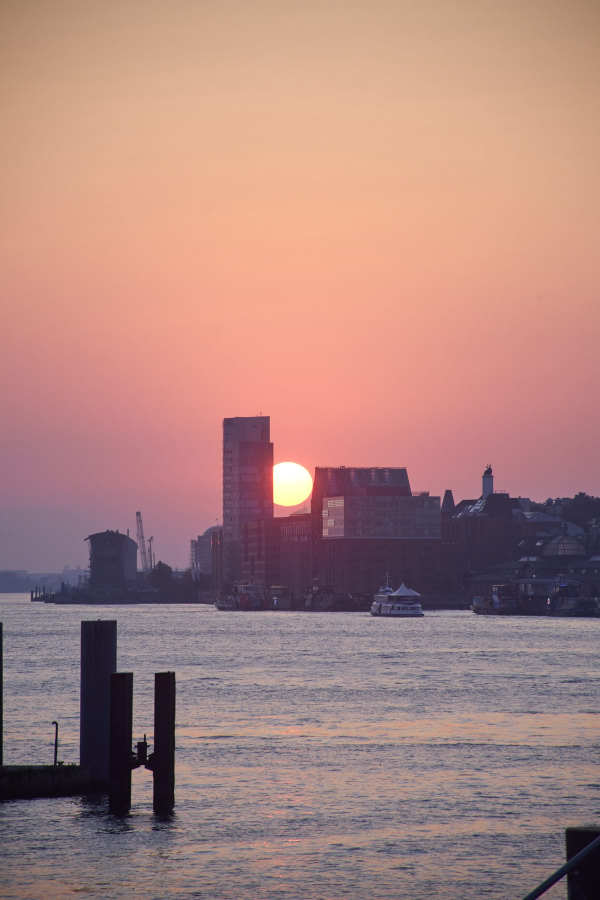
#> input picture site/img/01-adhit.jpg, 1200 x 1800 px (shown at 1/2 size)
$ python -i originals.py   (imports and definitions only)
#> lines starting #> are read from the running program, lines starting #| are printed output that depends on the picture
#> further down, picture is the input picture: PIL image 1200x1800 RGB; mean R, G, B 172.1, 132.9, 127.2
import json,os,re,io,sys,rawpy
from PIL import Image, ImageOps
# [1 line not run here, left out]
RAW='photos/raw/'; OUT='site/img'
# [1 line not run here, left out]
def hist(im):
    im=im.copy(); im.thumbnail((500,500)); out=[]
#> after `im.thumbnail((500, 500))`:
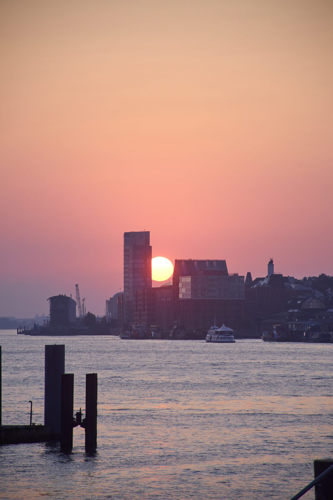
#> im: PIL image 333x500 RGB; mean R, G, B 172.1, 132.9, 127.2
    for ch in list(im.split())+[im.convert('L')]:
        h=ch.histogram(); b=[sum(h[i*4:(i+1)*4]) for i in range(64)]; s=sorted(b)[-3] or 1
        out.append(''.join(chr(48+min(42,round(42*x/s))) for x in b))
#> this loop made 4 passes
#> s on passes 1 to 4: 6950, 8597, 20722, 10093
#> after the loop, out = 4 items
    return out
# [16 lines not run here, left out]

>>> from PIL import Image
>>> picture = Image.open('../site/img/01-adhit.jpg')
>>> result = hist(picture)
#> result = 4 items

$ run again, on site/img/05-adhit.jpg
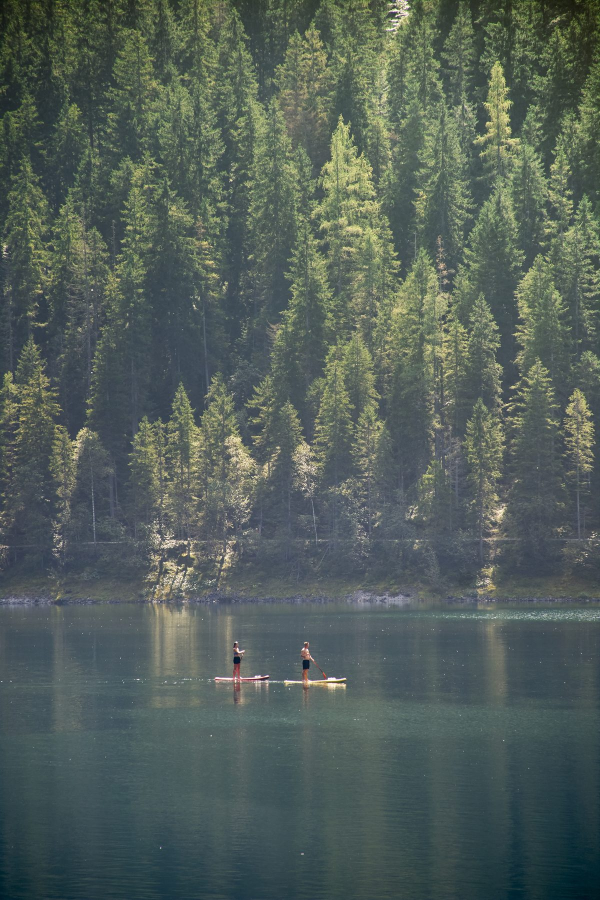
#> input picture site/img/05-adhit.jpg, 1200 x 1800 px (shown at 1/2 size)
#> picture is the input picture: PIL image 1200x1800 RGB; mean R, G, B 83.5, 95.3, 89.9
#> in hist, `im.thumbnail((500, 500))`:
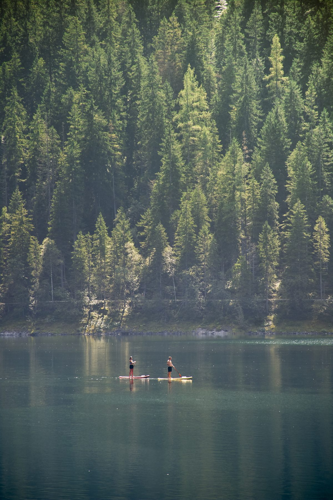
#> im: PIL image 333x500 RGB; mean R, G, B 83.5, 95.3, 89.9
#> the loop in hist, `for ch in list(im.split())+[im.convert('L')]:` made 4 passes
#> s on passes 1 to 4: 13043, 13179, 18297, 13606
#> after the loop in hist, `for ch in list(im.split())+[im.convert('L')]:`: out = 4 items

$ run again, on site/img/06-adhit.jpg
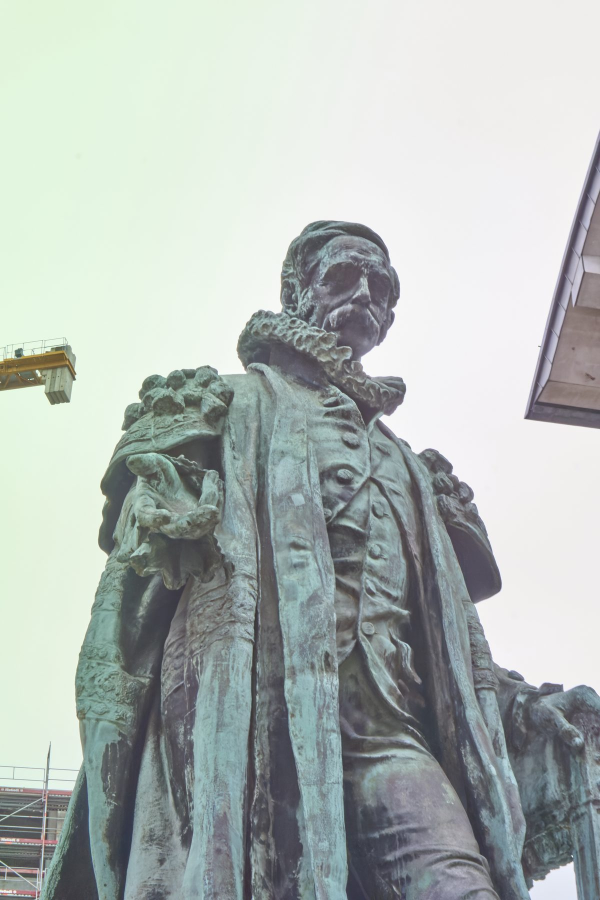
#> input picture site/img/06-adhit.jpg, 1200 x 1800 px (shown at 1/2 size)
#> picture is the input picture: PIL image 1200x1800 RGB; mean R, G, B 177, 184.8, 181.3
#> in hist, `im.thumbnail((500, 500))`:
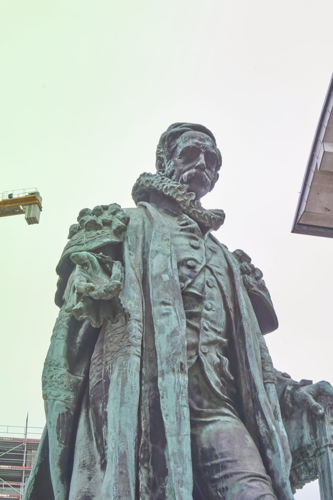
#> im: PIL image 333x500 RGB; mean R, G, B 177, 184.8, 181.3
#> the loop in hist, `for ch in list(im.split())+[im.convert('L')]:` made 4 passes
#> s on passes 1 to 4: 13882, 12684, 11807, 9511
#> after the loop in hist, `for ch in list(im.split())+[im.convert('L')]:`: out = 4 items

$ run again, on site/img/07-adhit.jpg
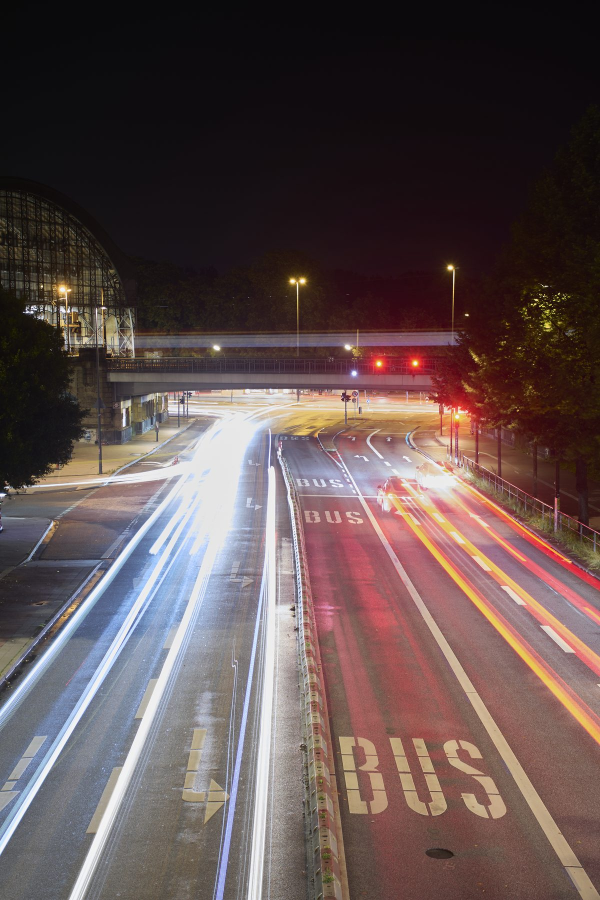
#> input picture site/img/07-adhit.jpg, 1200 x 1800 px (shown at 1/2 size)
#> picture is the input picture: PIL image 1200x1800 RGB; mean R, G, B 96, 79.4, 78.7
#> in hist, `im.thumbnail((500, 500))`:
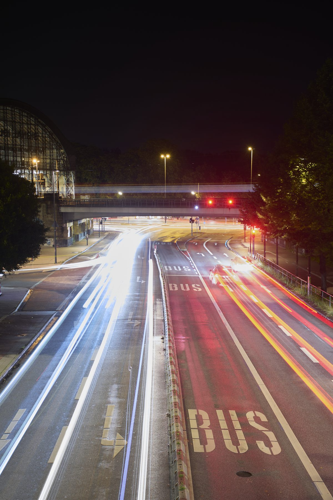
#> im: PIL image 333x500 RGB; mean R, G, B 96, 79.4, 78.7
#> the loop in hist, `for ch in list(im.split())+[im.convert('L')]:` made 4 passes
#> s on passes 1 to 4: 9057, 10670, 9314, 11659
#> after the loop in hist, `for ch in list(im.split())+[im.convert('L')]:`: out = 4 items
